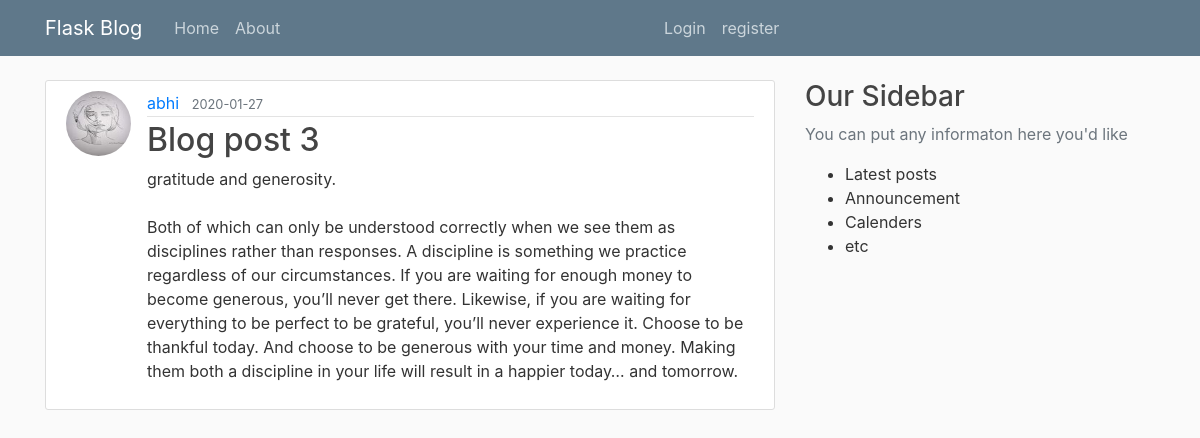
The page /post/5 on the database its author committed.
### flaskblog/models.py (models this page shows, shortened)
class User(db.Model , UserMixin):
    id = db.Column(db.Integer,primary_key=True)
    username = db.Column(db.String(20),unique=True,nullable=False)
    email = db.Column(db.String(120),unique=True,nullable=False)
    image_file = db.Column(db.String(20),nullable=False,default='default.jpg')
    password = db.Column(db.String(60) , nullable=False)
    posts = db.relationship('Post', backref='author', lazy=True)

class Post(db.Model):
    id = db.Column(db.Integer, primary_key=True)
    title  = db.Column(db.String(20), nullable=False)
    date_posted = db.Column(db.DateTime, nullable=False, default=datetime.utcnow)
    content = db.Column(db.Text, nullable=False)
    user_id = db.Column(db.Integer,db.ForeignKey('user.id'), nullable=False)

### flaskblog/routes.py (the view)
@app.route('/post/<int:post_id>')
def post(post_id):
    post  = Post.query.get_or_404(post_id)
    return render_template('post.html', title = post.title, post=post)

### flaskblog/templates/post.html (shortened to what this page needs)
{% extends 'layout.html' %}
{% block content %}
       <article class="media content-section">
        <img src="{{url_for('static',filename='profile_Pics/' + post.author.image_file)}}" alt="" class="rounded-circle article-img">
        <div class="media-body">
          <div class="article-metadata">
            <a class="mr-2" href="{{url_for('user_posts',username=post.author.username )}}">{{ post.author.username }}</a>
            <small class="text-muted">{{ post.date_posted.strftime('%Y-%m-%d') }}</small>
          </div>
          <h2 class="article-title">{{ post.title }}</h2>
          <p class="article-content">{{ post.content }}</p>
        </div>
      </article>
 {% endblock content %}

### flaskblog/static/main.css (style rules this page uses)
body { background: #fafafa; color: #333333; margin-top: 5rem; }
h1, h2, h3, h4, h5, h6 { color: #444444; }
.content-section { background: #ffffff; padding: 10px 20px; border: 1px solid #dddddd; border-radius: 3px; margin-bottom: 20px; }
.article-title { color: #444444; }
.article-content { white-space: pre-line; }
.article-img { height: 65px; width: 65px; margin-right: 16px; }
.article-metadata { padding-bottom: 1px; margin-bottom: 4px; border-bottom: 1px solid #e3e3e3 }

### rows shown on the page
User: image_file (picture), author.username "abhi"
Post: date_posted "2020-01-27", title "Blog post 3", content "gratitude and generosity. Both of which can only be understood correctly when we see them as disciplines rather than responses. A discipline is something we practice regardless of our circumstances. If you are waiting for enough money to become generous, you’ll never get there. Likewise, if you are waiting for everything to be perfect to be grateful, you’ll never experience it. Choose to be thankful today. And choose to be generous with your time and money. Making them both a discipline in your life will result in a happier today… and tomorrow."
